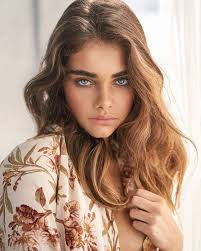
#> input picture luxpmsoft/computer_vision/images.jpg, 201 x 251 px
$ python transformed_img.py
#> lines starting #> are read from the running program, lines starting #| are printed output that depends on the picture
import numpy as np
import cv2
img = cv2.imread("../images.jpg")
#> img is the input picture: shape (251, 201, 3); mean B, G, R 132, 150.2, 179.5

rows, cols, dim = img.shape
#> rows = 251; cols = 201; dim = 3
# shearing in x
# M = np.float32([[1, 0.25, 0],
#              	[0, 1  , 0],
#             	[0, 0  , 1]])
# shearing in y
M = np.float32([[1, 0, 0],
             	[0.25, 1  , 0],
            	[0, 0  , 1]])
transformed_img = cv2.warpPerspective(img,M,(int(cols*1.5),int(rows*1.5)))
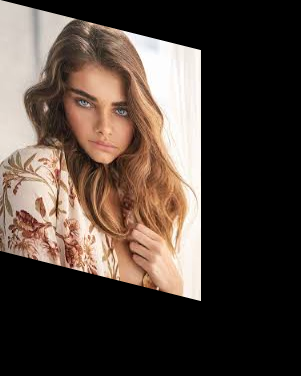
#> transformed_img: shape (376, 301, 3); mean B, G, R 58.9, 67, 80.1
cv2.imshow("img",img)
cv2.imshow("translated_img",transformed_img)
cv2.imwrite("transform_in_y_dir_25_per.jpg",transformed_img)
cv2.waitKey(0)
cv2.destroyAllWindows()
